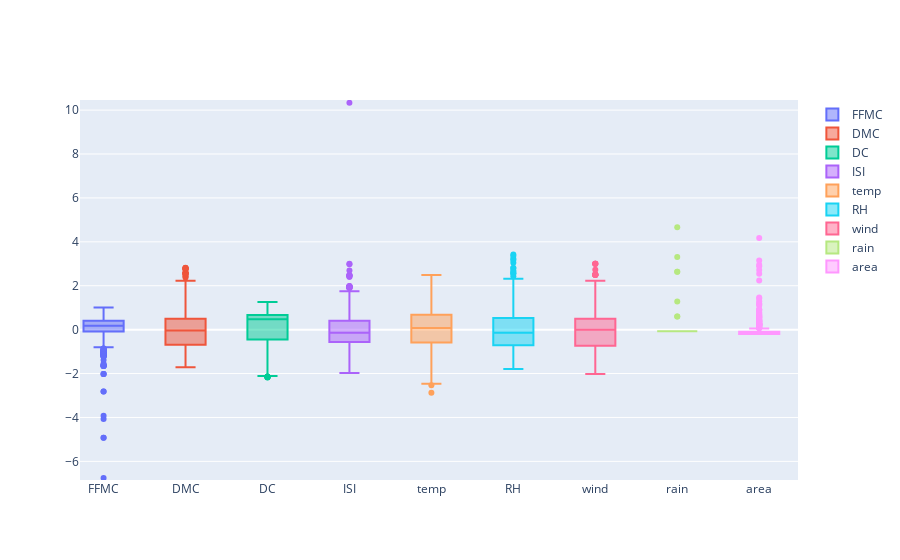

This figure's notebook cell:
### Code cell
fig = go.Figure()

for idx, attrib in enumerate(attrib_list):
    fig.add_trace(go.Box(y=X[:,idx],name=attrib))

fig.show()

### Figure 1 — Plotly figure (JSON) as saved in the notebook; plotly's stock layout.template omitted (floating-point values rounded to 4 significant figures; data arrays with more than 128 entries replaced by an {"elided": "..."} marker saying what was removed)
{"data": [{"name": "FFMC", "type": "box", "y": {"elided": "517 float values"}}, {"name": "DMC", "type": "box", "y": {"elided": "517 float values"}}, {"name": "DC", "type": "box", "y": {"elided": "517 float values"}}, {"name": "ISI", "type": "box", "y": {"elided": "517 float values"}}, {"name": "temp", "type": "box", "y": {"elided": "517 float values"}}, {"name": "RH", "type": "box", "y": {"elided": "517 float values"}}, {"name": "wind", "type": "box", "y": {"elided": "517 float values"}}, {"name": "rain", "type": "box", "y": {"elided": "517 float values"}}, {"name": "area", "type": "box", "y": {"elided": "517 float values"}}], "layout": {"autosize": true, "xaxis": {"autorange": false, "range": [-0.2877, 8.473], "type": "category"}, "yaxis": {"autorange": false, "range": [-6.849, 10.46], "type": "linear"}}}
